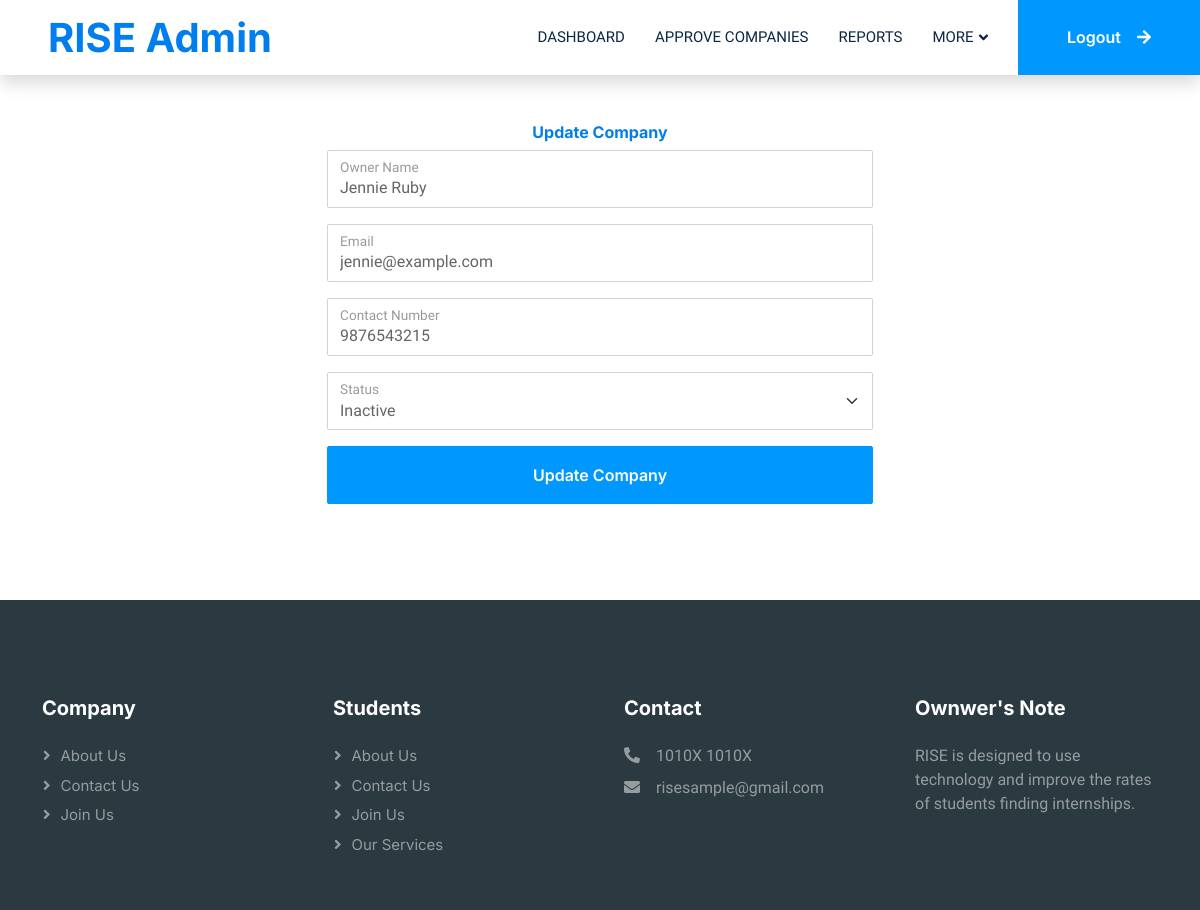
Page /dbms/update.php?id=6 on the earlier database version.
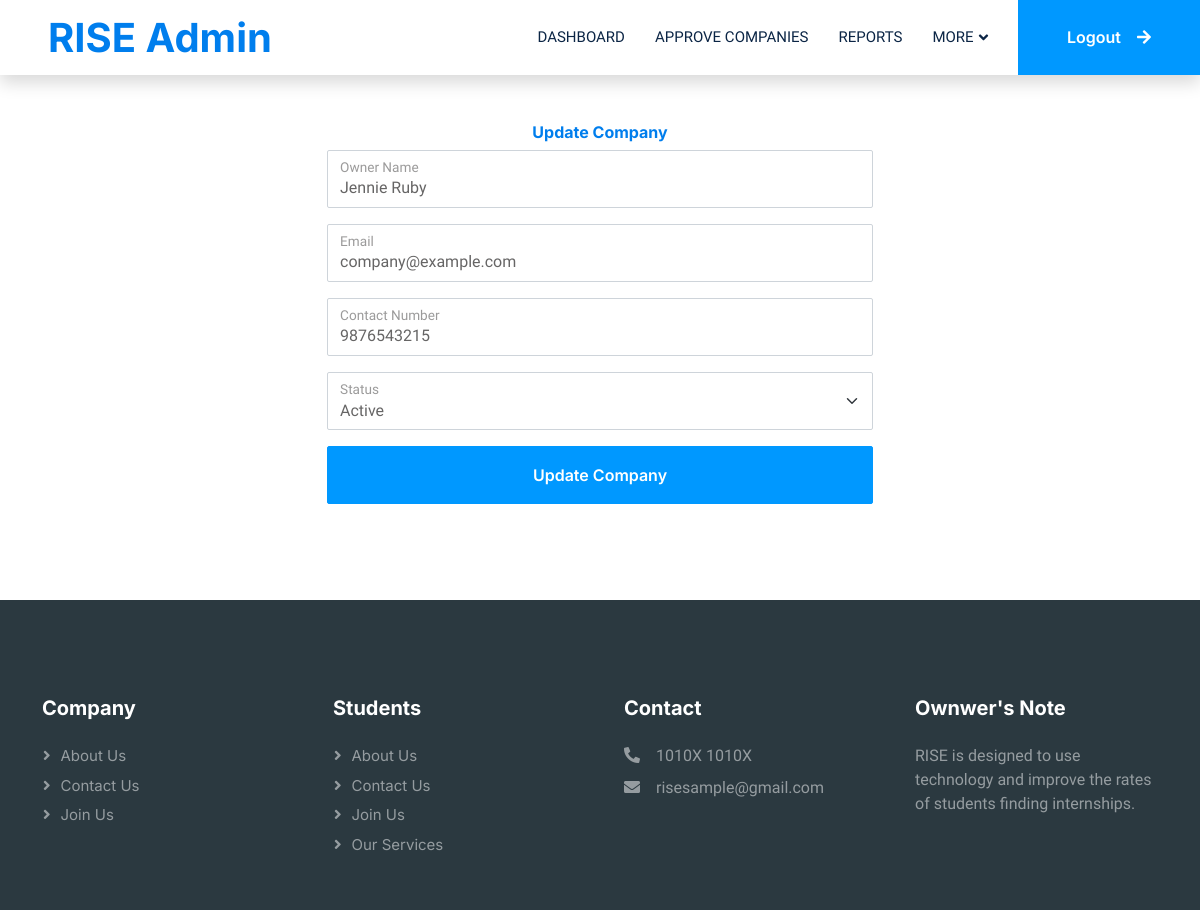
Same page on the later database version.
### tables this page shows
CREATE TABLE `users` (
  `id` int(11) NOT NULL,
  `name` varchar(100) DEFAULT NULL,
  `email` varchar(100) DEFAULT NULL,
  `password` varchar(255) DEFAULT NULL,
  `contact` varchar(15) DEFAULT NULL,
  `role` enum('admin','student','company') DEFAULT NULL,
  `status` enum('active','inactive') DEFAULT 'active',
  `created_at` timestamp NOT NULL DEFAULT current_timestamp()
);

### dbms/update.php (the view, shortened to what this page needs)
<?php
include("adminHeader.php");
include("connection.php");
$urlId = $_GET["id"];
$query = "SELECT * FROM `users` WHERE `id` = '$urlId' AND `role` = 'company'";
$result = mysqli_query($db, $query);
$userData = mysqli_fetch_assoc($result);
?>
<div class="container-xxl py-5">
    <div class="container">
        <div class="text-center wow fadeInUp" data-wow-delay="0.1s">
            <h6 class="section-title bg-white text-center text-primary px-3">Update Company</h6>
        </div>
        <div class="row g-4 justify-content-center">
            <div class="col-lg-6 col-md-12 wow fadeInUp" data-wow-delay="0.5s">
                <form action="" method="post">
                    <div class="row g-3">
                        <div class="col-md-12">
                            <div class="form-floating">
                                <input type="text" class="form-control" id="name" name="name" placeholder="Name" value="<?php echo $userData['name']; ?>">
                                <label for="name">Owner Name</label>
                            </div>
                        </div>
                        <div class="col-md-12">
                            <div class="form-floating">
                                <input type="email" class="form-control" id="email" name="email" placeholder="Email" value="<?php echo $userData['email']; ?>">
                                <label for="email">Email</label>
                            </div>
                        </div>
                        <div class="col-md-12">
                            <div class="form-floating">
                                <input type="text" class="form-control" id="contact" name="contact" placeholder="Contact" value="<?php echo $userData['contact']; ?>">
                                <label for="contact">Contact Number</label>
                            </div>
                        </div>
                        <div class="col-md-12">
                            <div class="form-floating">
                                <select class="form-select" name="status" id="status">
                                    <option value="active" <?php if($userData['status'] == 'active') echo 'selected'; ?>>Active</option>
                                    <option value="inactive" <?php if($userData['status'] == 'inactive') echo 'selected'; ?>>Inactive</option>
                                </select>
                                <label for="status">Status</label>
                            </div>
                        </div>
                        <div class="col-12">
                            <button class="btn btn-primary w-100 py-3" type="submit" name="submit_button">Update Company</button>
                        </div>
                    </div>
                </form>
            </div>
        </div>
    </div>
</div>
<?php include("adminFooter.php"); ?>

Differences in the rows shown:
changed users "Jennie Ruby": email "jennie@example.com" → "company@example.com"; status "Inactive" → "Active"
